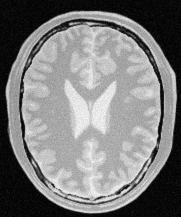
#> input picture Assignments/Assignment_01/a1images/brain_proton_density_slice.png, 181 x 217 px
$ jupyter execute Task_02.ipynb
#> lines starting #> are read from the running program, lines starting #| are printed output that depends on the picture
[cell 1]
import cv2 as cv
import matplotlib.pyplot as plt
import numpy as np

# Step 1: Read teh image
img = cv.imread('a1images/brain_proton_density_slice.png', cv.IMREAD_GRAYSCALE)
#> img is the input picture: shape (217, 181); min 0, max 251, mean 123.7

# Step 2: Define the gaussian pulse for white matter
mu = 150
sigma = 20
x = np.linspace(0, 255, 256)
white = 255 * np.exp(-((x - mu)**2) / (2 * sigma**2))

# Step 3: Define the gaussian pulse for white matter
mu = 200
sigma = 15
x = np.linspace(0, 255, 256)
gray = 255 * np.exp(-((x - mu)**2) / (2 * sigma**2))

# Step 4: Ensure the output is in the valid range for image intensities [0, 255]
white = np.clip(white, 0, 255)
gray = np.clip(gray, 0, 255)

# Step 5: Apply the transformation
white_matter = white[img]
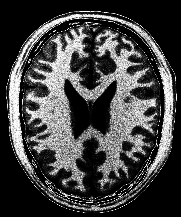
#> white_matter: shape (217, 181) float64; min 1.56e-10, max 255, mean 67.6
gray_matter = gray[img]
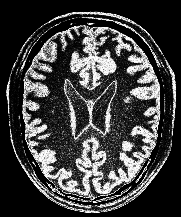
#> gray_matter: shape (217, 181) float64; min 6.35e-37, max 255, mean 64.8

# Step 6: Display results
plt.figure(figsize=(10,4))

plt.subplot(2,3,1)
plt.title("Original")
plt.imshow(img, cmap='gray')
plt.axis('off')

plt.subplot(2,3,2)
plt.title("Transformation Curve")
plt.plot(np.arange(256), white, color='red')
plt.xlabel("Input Intensity")
plt.ylabel("Output Intensity")

plt.subplot(2,3,3)
plt.title("Accentuated white matter")
plt.imshow(white_matter, cmap='gray')
plt.axis('off')

plt.subplot(2,3,4)
plt.title("Original")
plt.imshow(img, cmap='gray')
plt.axis('off')

plt.subplot(2,3,5)
plt.title("Transformation Curve")
plt.plot(np.arange(256), gray, color='red')
plt.xlabel("Input Intensity")
plt.ylabel("Output Intensity")

plt.subplot(2,3,6)
plt.title("Accentuated gray matter")
plt.imshow(gray_matter, cmap='gray')
plt.axis('off')
plt.tight_layout()
plt.show()
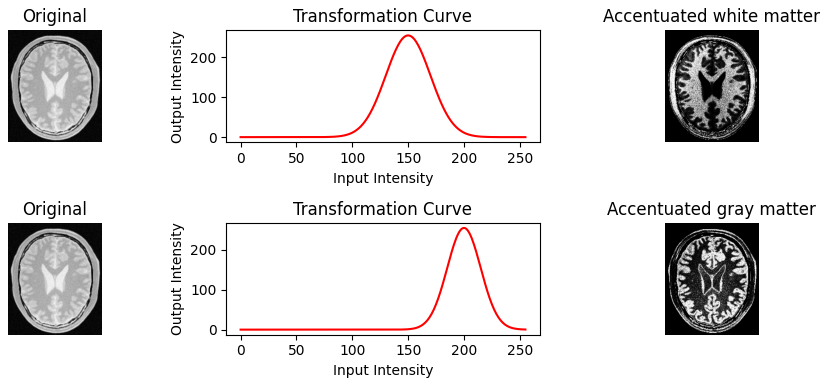
#> figure drawn by matplotlib, 6 panels; panel 2: curve peaks at x = 150, y = 255; panel 5: curve peaks at x = 200, y = 255

[cell 2]
# Display the image
plt.figure(figsize=(5, 5))
plt.imshow(white_matter, cmap='gray', vmin=0, vmax=255)
plt.axis('off')
plt.show()

[cell 3]
# Plot the array
plt.figure(figsize=(5, 5))
plt.plot(white)
plt.xlabel("Input intensity")
plt.xlim(0, 255)
plt.ylim(0, 255)
plt.ylabel("Output intensity")
plt.grid(True)
plt.show()
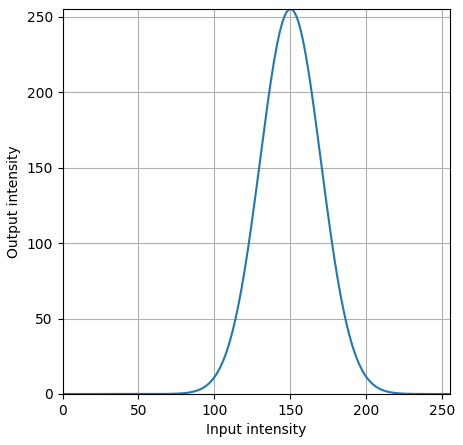
#> figure drawn by matplotlib, 1 panel; curve peaks at x = 150, y = 255

[cell 4]
# Display the image
plt.figure(figsize=(5, 5))
plt.imshow(gray_matter, cmap='gray', vmin=0, vmax=255)
plt.axis('off')
plt.show()

[cell 5]
# Plot the array
plt.figure(figsize=(5, 5))
plt.plot(gray)
plt.xlabel("Input intensity")
plt.xlim(0, 255)
plt.ylim(0, 255)
plt.ylabel("Output intensity")
plt.grid(True)
plt.show()
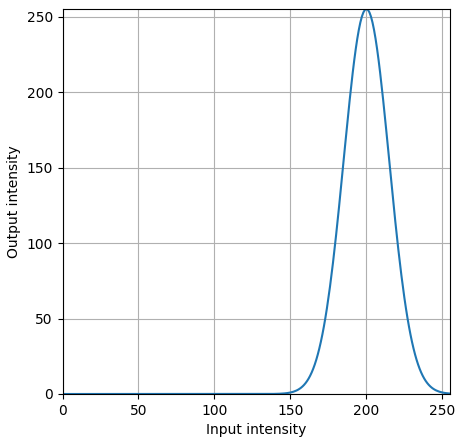
#> figure drawn by matplotlib, 1 panel; curve peaks at x = 200, y = 255
